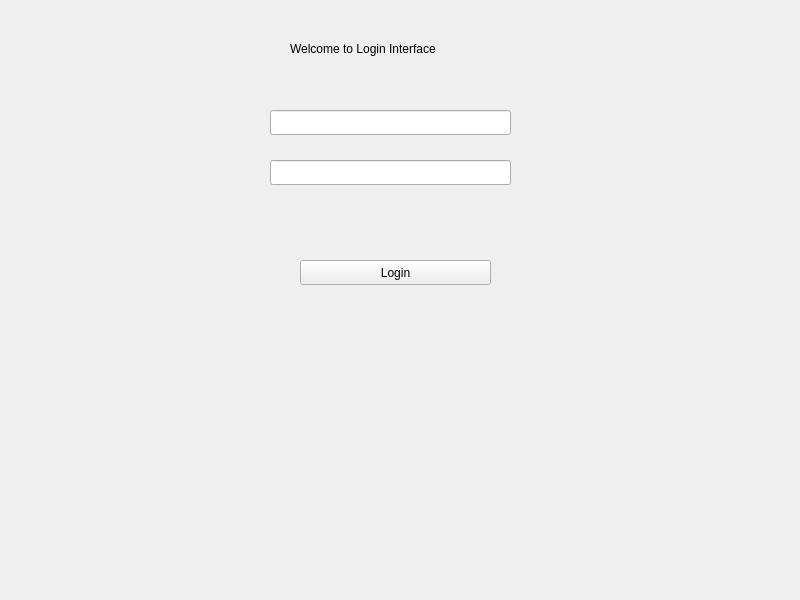
<?xml version="1.0" encoding="UTF-8"?>
<ui version="4.0">
 <class>WindowLogin</class>
 <widget class="QMainWindow" name="WindowLogin">
  <property name="geometry">
   <rect>
    <x>0</x>
    <y>0</y>
    <width>800</width>
    <height>600</height>
   </rect>
  </property>
  <property name="windowTitle">
   <string>Login interface</string>
  </property>
  <widget class="QWidget" name="centralwidget">
   <widget class="QPushButton" name="btnLogin">
    <property name="geometry">
     <rect>
      <x>300</x>
      <y>260</y>
      <width>191</width>
      <height>25</height>
     </rect>
    </property>
    <property name="text">
     <string>Login</string>
    </property>
   </widget>
   <widget class="QLabel" name="lblwelcome">
    <property name="geometry">
     <rect>
      <x>290</x>
      <y>40</y>
      <width>211</width>
      <height>17</height>
     </rect>
    </property>
    <property name="text">
     <string>Welcome to Login Interface</string>
    </property>
   </widget>
   <widget class="QLineEdit" name="inputUser">
    <property name="geometry">
     <rect>
      <x>270</x>
      <y>110</y>
      <width>241</width>
      <height>25</height>
     </rect>
    </property>
    <property name="text">
     <string/>
    </property>
   </widget>
   <widget class="QLineEdit" name="inputPass">
    <property name="geometry">
     <rect>
      <x>270</x>
      <y>160</y>
      <width>241</width>
      <height>25</height>
     </rect>
    </property>
    <property name="text">
     <string/>
    </property>
   </widget>
  </widget>
 </widget>
 <resources/>
 <connections/>
</ui>
